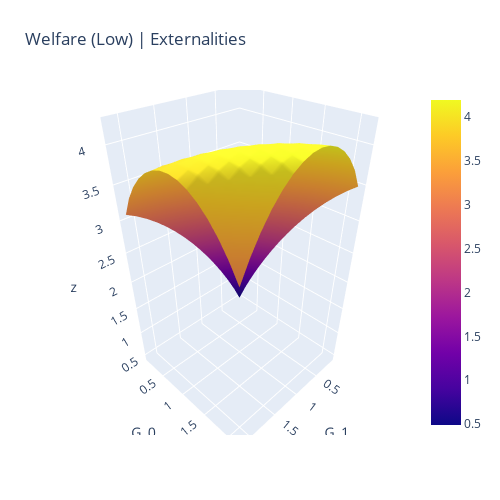

Write notebook code for a chart like this one.
### Code cell
fig = go.Figure(data=[go.Surface(z=Z, y=G0_grid, x=G1_grid)])
fig.update_layout(title='Welfare (Low) | Externalities', autosize=False,
                  width=500, height=500,
                  margin=dict(l=65, r=50, b=65, t=90))
fig.update_layout(scene = dict(xaxis_title='G_1',
                    yaxis_title='G_0'
                              )
                 )
fig.show()
fig.write_html(f"{folder}/welfare_low_{config}.html")
plt.show()

### Figure 1 — Plotly figure (JSON) as saved in the notebook; plotly's stock layout.template omitted (floating-point values rounded to 4 significant figures; data arrays with more than 128 entries replaced by an {"elided": "..."} marker saying what was removed)
{"data": [{"type": "surface", "x": [0.1, 0.2464, 0.3929, 0.5393, 0.6857, 0.8321, 0.9786, 1.125, 1.271, 1.418, 1.564, 1.711, 1.857, 2.004, 2.15], "y": [0.1, 0.2464, 0.3929, 0.5393, 0.6857, 0.8321, 0.9786, 1.125, 1.271, 1.418, 1.564, 1.711, 1.857, 2.004, 2.15], "z": {"elided": "15x15 float values"}}], "layout": {"autosize": false, "height": 500, "margin": {"b": 65, "l": 65, "r": 50, "t": 90}, "scene": {"xaxis": {"title": {"text": "G_1"}}, "yaxis": {"title": {"text": "G_0"}}}, "title": {"text": "Welfare (Low) | Externalities"}, "width": 500}}
